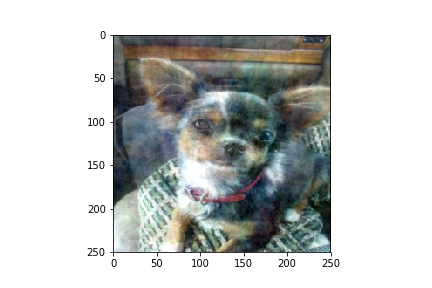
#> input picture dimension184.png, 432 x 288 px, given in place of n02085620_10074.jpg, which was not available
$ jupyter execute --allow-errors Dog_book.ipynb   (older library calls are emulated)
#> lines starting #> are read from the running program, lines starting #| are printed output that depends on the picture; pictures that were not available may be replaced by others from this repository, and a replacement may not be noted
[cell 1]
from matplotlib.image import imread
import numpy as np
import matplotlib.pyplot as plt
import os
from scipy import ndimage, misc
import re
import pandas as pd

[cell 2]
img = imread('stanford-dogs-dataset/Images/n02085620-Chihuahua/n02085620_10074.jpg')
#> img is the input picture: shape (288, 432, 4) float32; mean R, G, B, A 0.777, 0.787, 0.781, 1

[cell 3]
import matplotlib.pyplot as plt
plt.imshow(img)
plt.show()

#> (a cell that did not finish here is left out)

[cell 5]
mean=[256*0.485, 256*0.456, 256*0.406]
std=[256*0.229,256*0.224, 256*0.225]
images = []
for root, dirnames, filenames in os.walk("stanford-dogs-dataset/Images/n02085620-Chihuahua"):
    for filename in filenames:
        if re.search("\.(jpg|jpeg|png|bmp|tiff)$", filename):
            filepath = os.path.join(root, filename)
            image = ndimage.imread(filepath, mode="RGB")
            image_resized = misc.imresize(image, (250, 250))
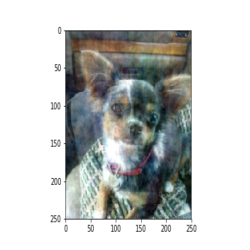
#> image_resized: shape (250, 250, 3); mean R, G, B 198.2, 200.7, 199.3
            images.append(image_resized)

[cell 6]
for i in range(len(images)):
    images[i] = (images[i]-mean)/std
    images[i] = images[i].reshape(250*250*3)
#> this loop made 1 pass
#> after the loop, images = 1 item

[cell 7]
df = pd.DataFrame(np.stack(images))
#> df = table of 1 rows and 187500 columns

[cell 8]
df['label'] =1

[cell 9]
df.head()
#> Out = table of 1 rows and 187501 columns

[cell 10]
images = []
for root, dirnames, filenames in os.walk("stanford-dogs-dataset/Images/n02107312-miniature_pinscher"):
    for filename in filenames:
        if re.search("\.(jpg|jpeg|png|bmp|tiff)$", filename):
            filepath = os.path.join(root, filename)
            image = ndimage.imread(filepath, mode="RGB")
            image_resized = misc.imresize(image, (250, 250))
            images.append(image_resized)

[cell 11]
for i in range(len(images)):
    images[i] = (images[i]-mean)/std
    images[i] = images[i].reshape(250*250*3)

[cell 12]
df2 = pd.DataFrame(np.stack(images))
#> df2 = table of 1 rows and 187500 columns

[cell 13]
df2['label'] = 0
#> (the rest of this cell did not finish here and is left out)

#> (a cell that did not finish here is left out)

[cell 15]
df.to_csv('dog1.csv')

[cell 16]
from sklearn.decomposition import PCA

[cell 17]
pca = PCA()

[cell 18]
new_x = pca.fit_transform(df.drop(['label'],axis=1))
#> new_x = [0]

[cell 19]
df3 = pd.DataFrame(new_x)
#> df3 = table of 1 rows and 1 columns

[cell 20]
df3['label']=df['label']

[cell 21]
df3.to_csv('dog2.csv')

[cell 22]
from sklearn import model_selection, neighbors, linear_model

[cell 23]
logit_loss = {i:[] for i in range(1,11)}
#> logit_loss = 10 items
knn_loss   = {i:[] for i in range(1,11)}
#> knn_loss = 10 items
knn_pca_loss = {i:[] for i in range(1,11)}
#> knn_pca_loss = 10 items
x = df.drop(['label'],axis=1)
#> x = table of 1 rows and 187500 columns
y = df['label']
kf = model_selection.KFold(n_splits=10,shuffle=True,random_state = 19)
j = 0
#> (the rest of this cell did not finish here and is left out)

[cell 24]
plt.plot([i for i in range(1,11)],[np.mean(logit_loss[i]) for i in range(1,11)],c='b')
plt.plot([i for i in range(1,11)],[np.mean(knn_loss[i]) for i in range(1,11)],c='r')
plt.plot([i for i in range(1,11)],[np.mean(knn_pca_loss[i]) for i in range(1,11)],c='g')
plt.title('Mean Testing Score VS Number Used For Hyper-Parameters')
plt.legend(('Logistic Score','KNN Classifier Score','KNN w/ PCA Score'))
plt.style.use('tableau-colorblind10')
plt.savefig('modelscores.png')
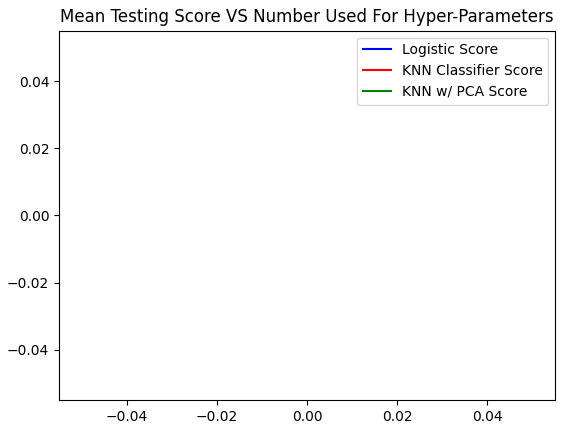
#> figure drawn by matplotlib, 1 panel
plt.show()

$ run again, on modelscores.png
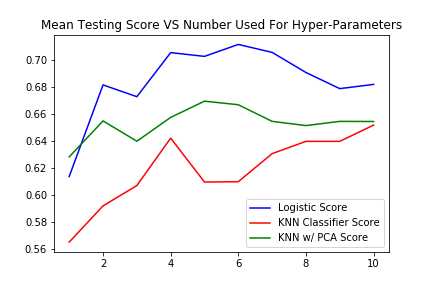
#> input picture modelscores.png, 432 x 288 px, given in place of n02085620_10074.jpg, which was not available
#> img is the input picture: shape (288, 432, 4) float32; mean R, G, B, A 0.967, 0.964, 0.967, 1
#> `image_resized = misc.imresize(image, (250, 250))`:
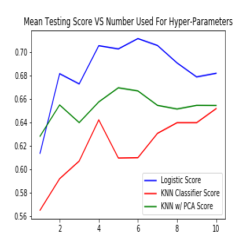
#> image_resized: shape (250, 250, 3); mean R, G, B 246.6, 245.9, 246.6
#> the loop `for i in range(len(images)):` made 1 pass
#> after the loop `for i in range(len(images)):`: images = 1 item
#> df = table of 1 rows and 187500 columns
#> Out = table of 1 rows and 187501 columns
#> df2 = table of 1 rows and 187500 columns
#> new_x = [0]
#> df3 = table of 1 rows and 1 columns
#> logit_loss = 10 items
#> x = table of 1 rows and 187500 columns
